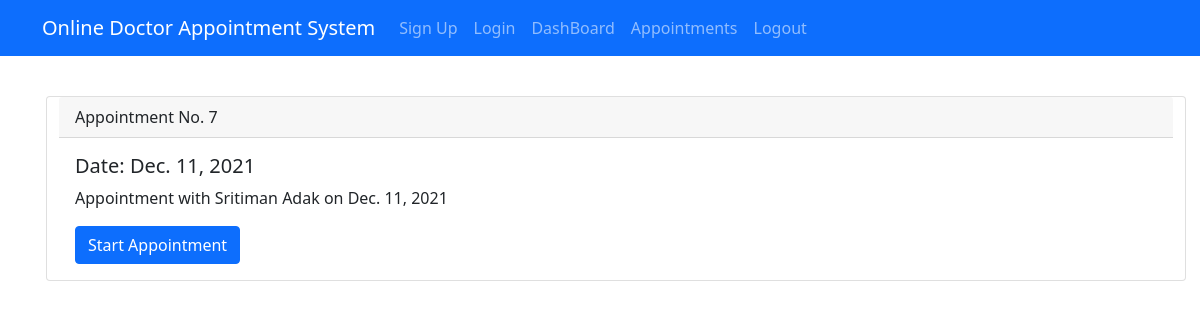
The app's page /appointments/doctor/ (signed in), older data.
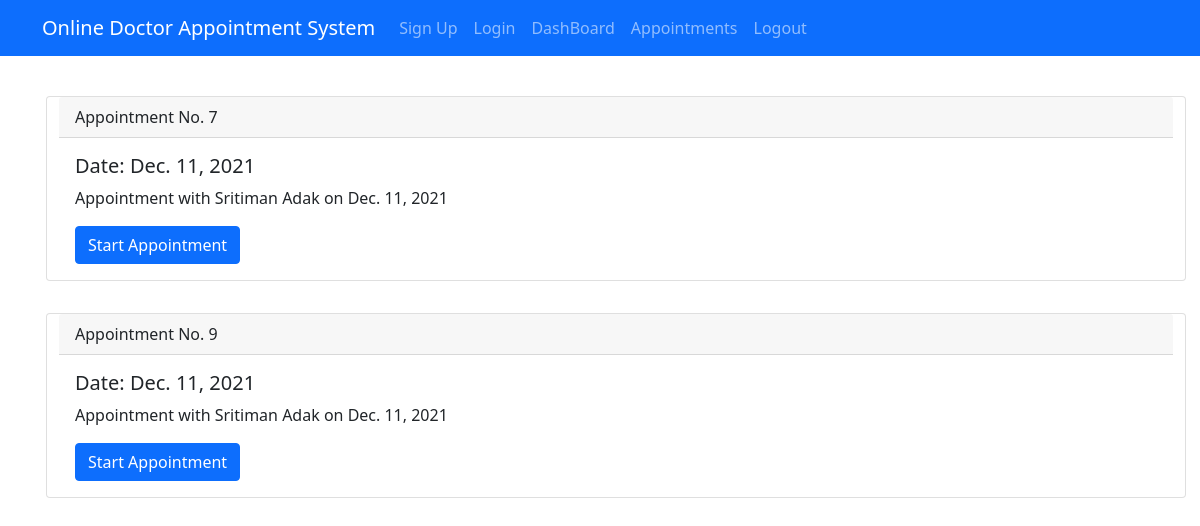
The same page, newer data.
### mainapp/models.py (models this page shows)
class Appointment(models.Model):
    STATUS = [
        ("finished","finished"),
        ("upcomming","upcomming"),
        ("ongoing","ongoing"),
    ]
    patient = models.ForeignKey(Patient, on_delete=models.CASCADE)
    doctor = models.ForeignKey(Doctor, on_delete=models.CASCADE)
    date = models.DateField(null=True, blank=True)
    time = models.TimeField(null=True, blank=True)
    status = models.CharField(null = True, blank = True, max_length=20, choices=STATUS)

### mainapp/views.py (the view)
# urls.py: path('appointments/doctor/',views.DoctorAppointmentPage, name="d_app"),
def DoctorAppointmentPage(request):
    appointments = Appointment.objects.filter(doctor = request.user)
    context = {
        'appointments': appointments,
    }
    return render(request,"doctor/doctor-appointment.html",context= context)

### templates/doctor/doctor-appointment.html
{% extends "doctor/base.html" %}
{% block content %}
<div class="container">
<div class="row mt-4">
{% for appointment in appointments %}
<div class="card m-3">
    <div class="card-header">
      Appointment No. {{appointment.id}}
    </div>
    <div class="card-body">
      <h5 class="card-title">Date: {{appointment.date}}</h5>
      <p class="card-text">Appointment with {{appointment.patient.first_name}} {{appointment.patient.last_name}} on {{appointment.date}}</p>
      <a href="{% url 'main-chat-view' appointment.id %}" class="btn btn-primary" target="_blank">Start Appointment</a>
    </div>
  </div>
{% endfor %}
</div>
</div>
{% endblock %}

Row changes from the older to the newer data that the page shows:
added Appointment: id "9", date "Dec. 11, 2021", patient.first_name "Sritiman", patient.last_name "Adak"
